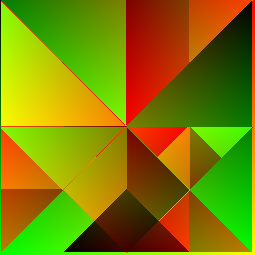

The script that saved this image:
import random

from PIL import Image
import numpy as np
from matplotlib import pyplot as plt

N = 4
block = 63
iter = 0
def load_image(path):
    image = Image.open(path)

    # 转换为 RGB 格式
    rgb_image = image.convert('RGB')
    return np.array(rgb_image)

def swap_cube(uv,gx,gy,fx,fy,size):
    global iter
    if abs(gx - fx) < size and abs(gy - fy) < size:
        return
    if gx + size > N or gy + size >  N or fx + size > N or fy + size > N:
        return
    iter += 1
    temp = np.copy(uv[gy * block:(gy + size) * block, gx * block:(gx + size) * block])
    uv[gy * block:(gy + size) * block, gx * block:(gx + size) * block] = np.copy(uv[fy * block:(fy + size) * block, fx * block:(fx + size) * block])
    uv[fy * block:(fy + size) * block, fx * block:(fx + size) * block] = temp
    if random.choice([True, False]):
        uv[gy * block:(gy + size) * block, gx * block:(gx + size) * block] = np.transpose(uv[gy * block:(gy + size) * block, gx * block:(gx + size) * block],(1,0,2))
    if random.choice([True, False]):
        uv[fy * block:(fy + size) * block, fx * block:(fx + size) * block] = np.transpose(uv[fy * block:(fy + size) * block, fx * block:(fx + size) * block],(1,0,2))

def swap_triangle(uv,gx,gy,fx,fy,size):
    global iter
    if random.choice([True,False]):
        if abs(gx - fx) < size and abs(gy - fy) < size:
            return
        if gy - size < 0 or gx - size < 0 or gx + size > N or fy + size > N or fx - size < 0 or fx + size > N:
            return
        else:
            iter += 1
            for i in range(size * block):
                gy_1 = gy * block - i
                fy_1 = fy * block + i
                temp = np.copy(uv[gy_1:gy_1 + 1,gx * block - i:gx * block + i + 1,:])
                uv[gy_1:gy_1 + 1,gx * block - i:gx * block + i + 1,:] = np.copy(uv[fy_1:fy_1 + 1,fx * block - i:fx * block + i + 1,:])
                uv[fy_1:fy_1 + 1,fx * block - i:fx * block + i + 1,:] = temp

    else:
        if gy == fy and abs(gx - fx) < 2 * size:
            return
        if abs(gx - fx) < size and abs(gy - fy) < size:
            return
        if gy - size < 0 or gx - size < 0 or gx + size > N or fy - size < 0 or fx - size < 0 or fx + size > N:
            return
        else:
            iter += 1
            for i in range(size * block):
                gy_1 = gy * block - i - 1
                fy_1 = fy * block - i
                temp = np.copy(uv[gy_1:gy_1 + 1,gx * block - i:gx * block + i + 2,:])
                uv[gy_1:gy_1 + 1,gx * block - i:gx * block + i + 2,:] = np.copy(uv[fy_1:fy_1 + 1,fx * block - i:fx * block + i + 2,:])
                uv[fy_1:fy_1 + 1,fx * block - i:fx * block + i + 2,:] = temp
def swap_triangle_row(uv,gx,gy,fx,fy,size):
    global iter
    if random.choice([True,False]):
        if gx - size < 0 or gy - size < 0 or gy + size > N or fx + size > N or fy - size < 0 or fy + size > N:
            return
        else:
            iter += 1
            for i in range(size * block):
                gx_1 = gx * block - i
                fx_1 = fx * block + i
                temp = np.copy(uv[gy * block - i:gy * block + i + 1,gx_1:gx_1 + 1,:])
                uv[gy * block - i:gy * block + i + 1,gx_1:gx_1 + 1,:] = np.copy(uv[fy * block - i:fy * block + i + 1,fx_1:fx_1 + 1,:])
                uv[fy * block - i:fy * block + i + 1,fx_1:fx_1 + 1,:] = temp

    else:
        if gx == fx and abs(fy - fy) < 2 * size:
            return
        if abs(gx - fx) < size and abs(gy - fy) < size:
            return
        if gx - size < 0 or gy - size < 0 or gy + size > N or fx - size < 0 or fy - size < 0 or fy + size > N:
            return
        else:
            iter += 1
            for i in range(size * block):
                gx_1 = gx * block - i
                fx_1 = fx * block - i
                temp = np.copy(uv[gy * block - i:gy * block + i + 1,gx_1:gx_1 + 1,:])
                uv[gy * block - i:gy * block + i + 1,gx_1:gx_1 + 1,:] = np.copy(uv[fy * block - i:fy * block + i + 1,fx_1:fx_1 + 1,:])
                uv[fy * block - i:fy * block + i + 1,fx_1:fx_1 + 1,:] = temp

def trans_uv(trans:int=10,unit:int=4):
    """

    :param trans:how many trans function will do
    :param unit: the min length of polygon, default is 4 means 1/4 photo size
    不妨先分几个情况分别决定要对什么样的进行替换就好了，

    :return:
    """
    global iter
    uv = load_image('output_image.jpg')

    while iter < 2:
        gx = random.randint(0, N - 1)
        gy = random.randint(0, N - 1)
        fx = random.randint(0, N - 1)
        fy = random.randint(0, N - 1)
        size = random.random()
        if size < 0.1:
            size = 1
        else:
            size = 2
        swap_cube(uv,gx,gy,fx,fy,size)
    iter = 0
    while iter < 2:

        gx = random.randint(0, N)
        gy = random.randint(0, N)
        fx = random.randint(0, N)
        fy = random.randint(0, N)
        size = random.random()
        if size < 0.1:
            size = 1
        else:
            size = 2
        swap_triangle(uv,gx,gy,fx,fy,size)
    iter = 0
    while iter < 2:
        gx = random.randint(0, N)
        gy = random.randint(0, N)
        fx = random.randint(0, N)
        fy = random.randint(0, N)
        size = random.random()
        if size < 0.1:
            size = 1
        else:
            size = 2
        swap_triangle_row(uv,gx,gy,fx,fy,size)

    plt.imshow(uv)
    plt.show()
    image = Image.fromarray(uv)

    image.save('trans_uv.png')


trans_uv()